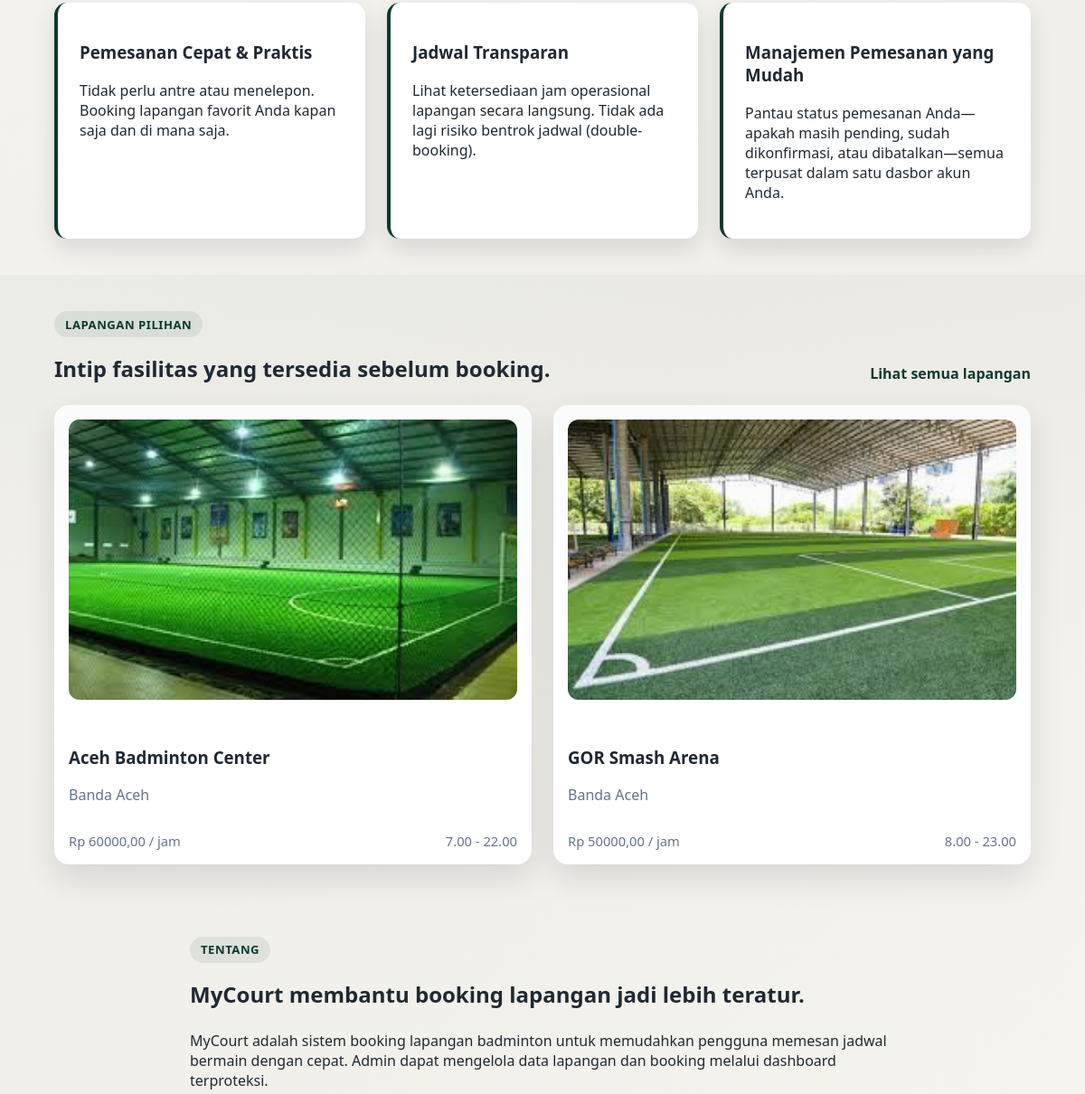
The app's page / (middle part), older data.
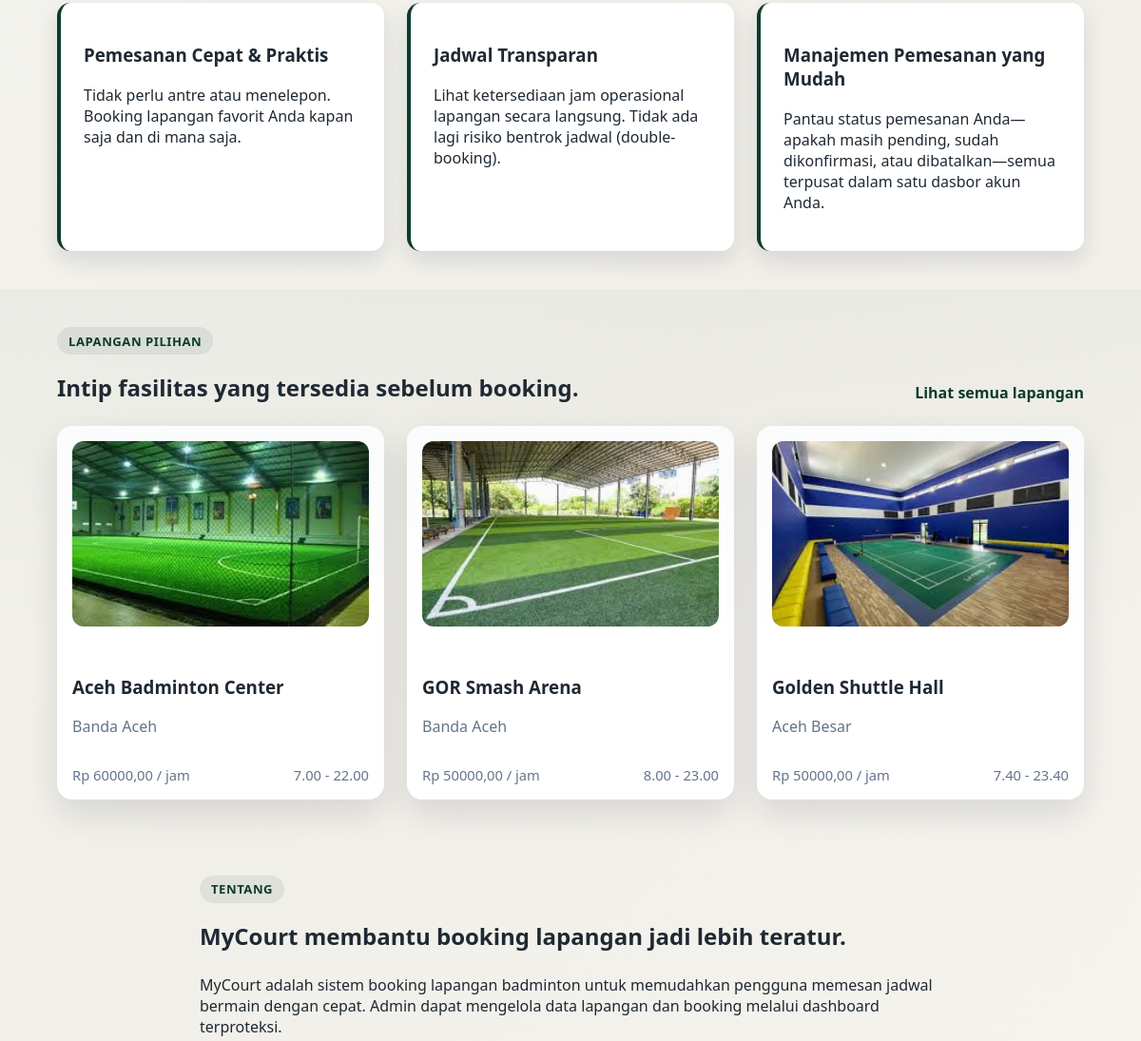
The same page, newer data.
### booking/models.py (models this page shows, shortened)
class Court(models.Model):
    name = models.CharField(max_length=120)
    location = models.CharField(max_length=255)
    price_per_hour = models.DecimalField(max_digits=10, decimal_places=2)
    image = models.ImageField(upload_to="court_images/", blank=True, null=True)
    description = models.TextField(blank=True)
    is_active = models.BooleanField(default=True)
    open_time = models.TimeField(default=datetime.time(6, 0))
    close_time = models.TimeField(default=datetime.time(23, 0))
    created_at = models.DateTimeField(auto_now_add=True)

### booking/views.py (the view)
# urls.py: path("", views.landing, name="landing"),
def landing(request):
    if request.user.is_authenticated:
        return redirect("booking:admin_dashboard" if is_admin_user(request.user) else "booking:user_dashboard")
    context = {
        "court_count": Court.objects.filter(is_active=True).count(),
        "booking_count": Booking.objects.count(),
        "courts": Court.objects.filter(is_active=True).order_by("name")[:3],
    }
    return render(request, "booking/landing.html", context)

### booking/templates/booking/landing.html (shortened to what this page needs)
{% extends 'booking/base.html' %}
{% block content %}
<section class="section">
    <div class="container feature-grid feature-grid-compact">
        <div class="feature">
            <h3>Pemesanan Cepat & Praktis</h3>
            <p>Tidak perlu antre atau menelepon. Booking lapangan favorit Anda kapan saja dan di mana saja.</p>
        </div>
        <div class="feature">
            <h3>Jadwal Transparan</h3>
            <p>Lihat ketersediaan jam operasional lapangan secara langsung. Tidak ada lagi risiko bentrok jadwal (double-booking).</p>
        </div>
        <div class="feature">
            <h3>Manajemen Pemesanan yang Mudah</h3>
            <p>Pantau status pemesanan Anda—apakah masih pending, sudah dikonfirmasi, atau dibatalkan—semua terpusat dalam satu dasbor akun Anda.</p>
        </div>
    </div>
</section>
<section class="section section-soft">
    <div class="container">
        <div class="section-heading">
            <div>
                <p class="eyebrow">Lapangan pilihan</p>
                <h2>Intip fasilitas yang tersedia sebelum booking.</h2>
            </div>
            <a class="text-link" href="{% url 'booking:courts' %}">Lihat semua lapangan</a>
        </div>
        {% if courts %}
            <div class="card-grid featured-courts">
                {% for court in courts %}
                    <article class="card court-card">
                        {% if court.image %}
                            <img class="court-image" src="{{ court.image.url }}" alt="{{ court.name }}">
                        {% else %}
                            <div class="court-image court-image-placeholder">Belum ada gambar</div>
                        {% endif %}
                        <div class="court-card-body">
                            <div>
                                <h3>{{ court.name }}</h3>
                                <p class="muted">{{ court.location }}</p>
                            </div>
                            <div class="court-meta-row">
                                <span>Rp {{ court.price_per_hour }} / jam</span>
                                <span>{{ court.open_time }} - {{ court.close_time }}</span>
                            </div>
                        </div>
                    </article>
                {% endfor %}
            </div>
        {% else %}
            <p>Belum ada lapangan aktif yang ditampilkan.</p>
        {% endif %}
    </div>
</section>
<section class="section" id="about">
    <div class="container narrow">
        <div class="section-heading about-heading">
            <div>
                <p class="eyebrow">Tentang</p>
                <h2>MyCourt membantu booking lapangan jadi lebih teratur.</h2>
            </div>
        </div>
        <p>MyCourt adalah sistem booking lapangan badminton untuk memudahkan pengguna memesan jadwal bermain dengan cepat. Admin dapat mengelola data lapangan dan booking melalui dashboard terproteksi.</p>
    </div>
</section>
{% endblock %}

Row changes from the older to the newer data that the page shows:
added Court: image (picture), name "Golden Shuttle Hall", location "Aceh Besar", price_per_hour "50000,00", open_time "7.40", close_time "23.40"
